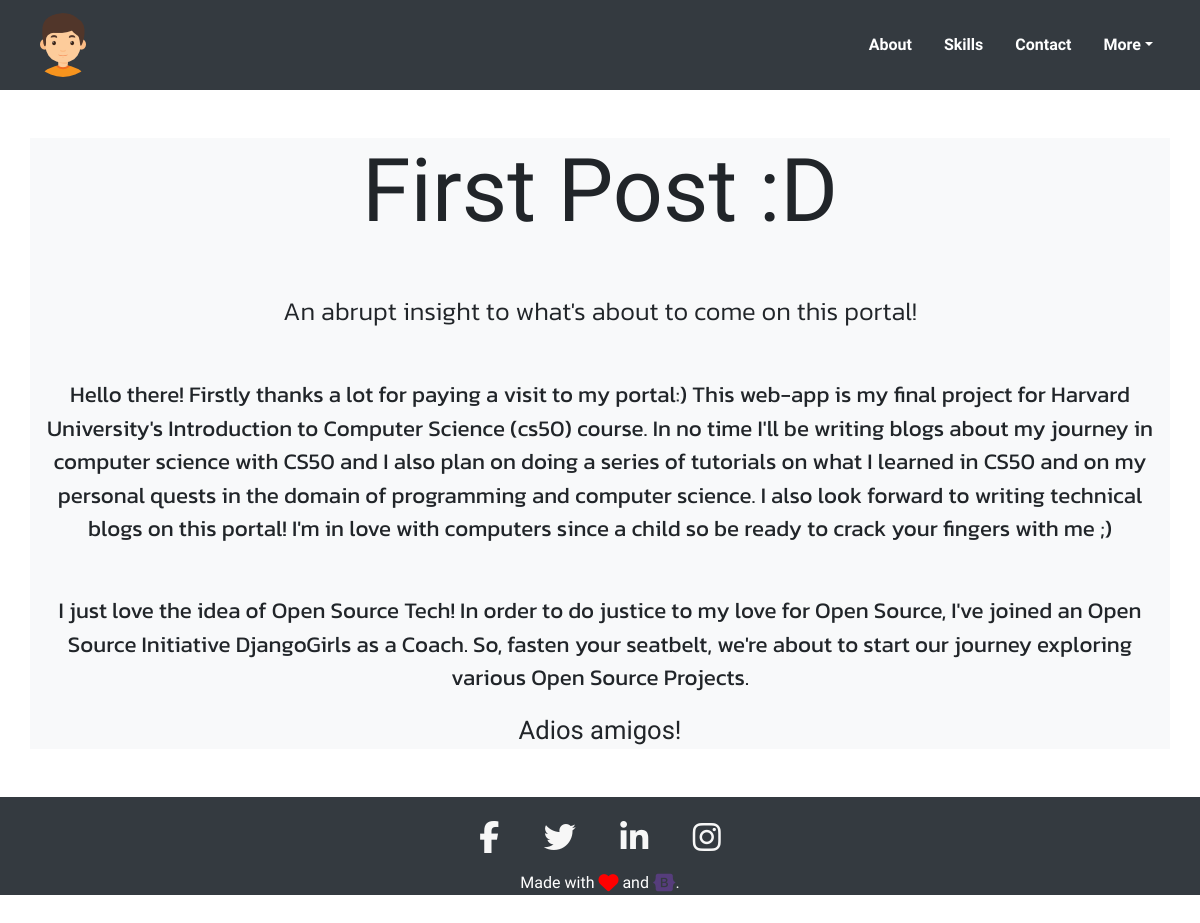
Screenshot of /blogs/First Post :D with the database file from the repository.
### tables this page shows
CREATE TABLE 'Blogs' ('blog_id' integer PRIMARY KEY NOT NULL, 'blog_title' text NOT NULL, 'brief_intro' text NOT NULL, 'blog_body' text NOT NULL, 'blog_post_time' timestamp DEFAULT CURRENT_TIMESTAMP);

### application.py (the view)
@app.route("/blogs/<parm>")
def blogloader(parm):
    blogdata = db.execute("SELECT * FROM Blogs WHERE blog_title=:title", title=parm)
    return render_template("blogcore.html", blogdata=blogdata)

### templates/blogcore.html
{% extends "layout.html" %}
{% block main %}
<section class=" container bg-light text-center">
    <div class="my-5" id="blog-name">
        <h1 class="display-2">
            {{ blogdata[0]['blog_title'] }}
        </h1>
    </div>
    <div class="mb-5 bg-light" id="blog-intro">
        <p class="lead">
            {{blogdata[0]['brief_intro']}}
        </p>
    </div>
    <div class="bg-light mb-5" id="blog-body">
            {{ blogdata[0]['blog_body']|safe }}
    </div>
</section>
{% endblock %}

### static/style.css (style rules this page uses)
.jumbo-title { font-family: 'Mansalva', cursive; }
#blog-name { font-family: 'Baloo Bhai', cursive; }
#blog-intro { font-family: 'Kanit', sans-serif; }
#blog-body { font-family: 'Kanit', sans-serif; }
.lead { font-size:1.6rem; }
.blog-para { font-size: 1.4rem; }

### rows the page displays
Blogs: blog_title "First Post :D", brief_intro "An abrupt insight to what's about to come on this portal!", blog_body "Hello there! Firstly thanks a lot for paying a visit to my portal:) This web-app is my final project for Harvard University's Introduction to Computer Science (cs50) course. In no time I'll be writing blogs about my journey in computer science with CS50 and I also plan on doing a series of tutorials on what I learned in CS50 and on my personal quests in the domain of programming and computer science. I also look forward to writing technical blogs on this portal! I'm in love with computers since a child so be ready to crack your fingers with me ;) I just love the idea of Open Source Tech! In order to do justice to my love for Open Source, I've joined an Open Source Initiative DjangoGirls as…"
